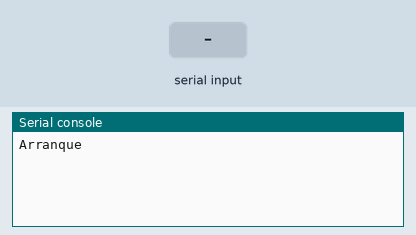
Recording of a program running on a simulated MicroPython board. Shown: the last lines printed to the serial console. The inputs (shaded band) are chosen by the test bench.

Above: at 1.2 s.
1.3 s: "1" received over the second serial link
At 2.5 s:
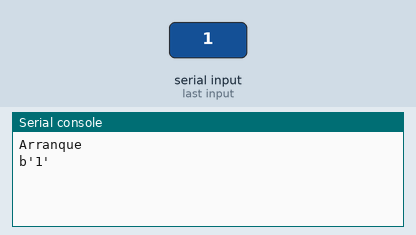
2.8 s: "0" received over the second serial link
At 3.8 s:
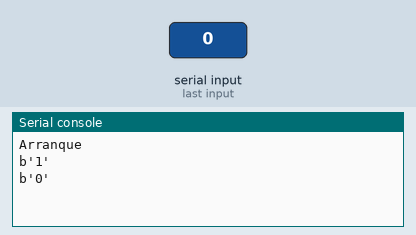
4.3 s: "2" received over the second serial link
At 4.9 s:
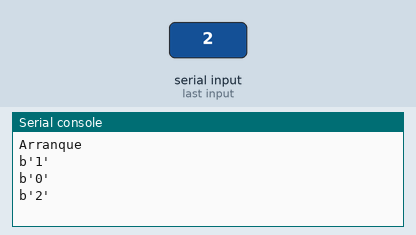

Measured:
- after the input at 1.3 s, the serial console: prints a new line at once (image 1)
- after the input at 2.8 s, the serial console: prints a new line at once (image 2)
- after the input at 4.3 s, the serial console: prints a new line at once (image 3)

The program:

read.py
```python
from machine import UART
uart1 = UART(1, 9600, pins=("P8", "P4")) # 10-P8=Tx, 9-P4=Rx

print("Arranque")

while True:
    cant_bytes = uart1.read()

    if cant_bytes != None:
        print(cant_bytes)
```
